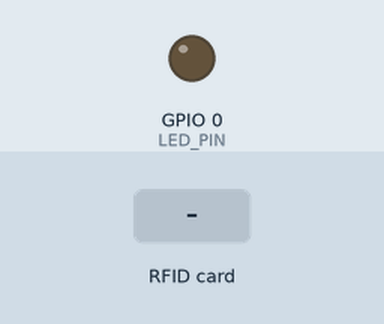
The sketch below on a simulated ESP8266 (NodeMCU). On the bench: output pins drawn as LEDs (lit = HIGH). The test bench sets the inputs (shaded band). WiFi joins after 1.5 s; servers stay silent unless stated; network time is answered at once with the bench clock; the local clock reads 2024-03-15 10:24:30 at power-on unless the sketch sets it; web services answer with replies made up by the test bench; what the sketch prints to the serial monitor is not drawn.

Above: at 2.7 s.
2.8 s: RFID card 73 69 28 03 held to the reader
At 2.96 s:
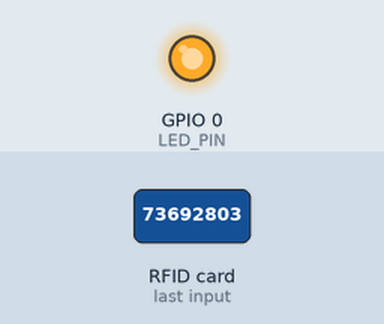
6.1 s: RFID card 89 64 C9 01 held to the reader
At 7.2 s:
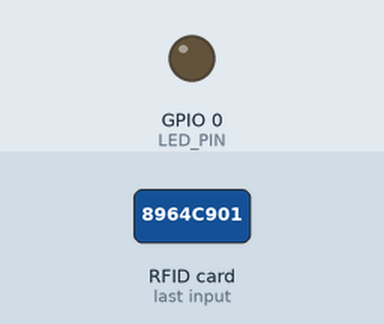
Timing chart, 0 to 9.1 s (numbered marks = the images above; inputs shaded):
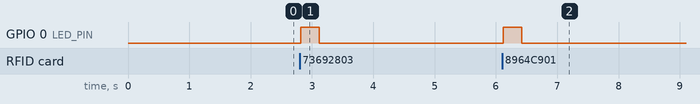

Measured:
- after the input at 2.8 s, GPIO 0 (LED_PIN): LOW → HIGH at once, → LOW 0.30 s later
- after the input at 6.1 s, GPIO 0 (LED_PIN): LOW → HIGH at once, → LOW 0.30 s later

The sketch:

smart_attandance_system.ino
```cpp
#include <ESP8266WiFi.h>
#include <WiFiClientSecure.h>
#include <ESP8266HTTPClient.h>
#include <NTPClient.h>
#include <WiFiUdp.h>
#include <SPI.h>
#include <MFRC522.h>

// GPIO pin definitions
#define RST_PIN 5   // GPIO5 (D1)
#define SS_PIN 4    // GPIO4 (D2)
#define LED_PIN 0   // GPIO0 (D3)

const char* ssid = "iqoo z7 5g";
const char* password = "";
const char* BOT_TOKEN = "8051119470:AAHe8r_T4kw2KIIXP0RvveIqeAYMT5OPLHI";

WiFiUDP ntpUDP;
NTPClient timeClient(ntpUDP, "pool.ntp.org", 19800, 60000); // IST

MFRC522 rfid(SS_PIN, RST_PIN);

struct Student {
  String uid;
  String name;
  String chatId;
  bool startScan;
  bool endScan;
};

Student students[] = {
  {"73692803", "Jyoti kumari", "6216625057", false, false},
  {"8964C901", "Ritik kumar", "6216625057", false, false}
};

int studentCount = sizeof(students) / sizeof(Student);

void setup() {
  Serial.begin(115200);
  SPI.begin();
  rfid.PCD_Init();
  pinMode(LED_PIN, OUTPUT);
  digitalWrite(LED_PIN, LOW);

  WiFi.begin(ssid, password);
  Serial.print("Connecting to WiFi");
  while (WiFi.status() != WL_CONNECTED) {
    delay(500);
    Serial.print(".");
  }
  Serial.println("\nConnected!");
  timeClient.begin();
}

void loop() {
  timeClient.update();
  int hour = timeClient.getHours();
  int minute = timeClient.getMinutes();

  scanRFID();

  if (hour == 14 && minute == 5) {
    checkAbsentees();
    delay(60000);
  }
}

void scanRFID() {
  if (!rfid.PICC_IsNewCardPresent() || !rfid.PICC_ReadCardSerial()) return;

  String uid = "";
  for (byte i = 0; i < rfid.uid.size; i++) {
    if (rfid.uid.uidByte[i] < 0x10) uid += "0";
    uid += String(rfid.uid.uidByte[i], HEX);
  }
  uid.toUpperCase();
  rfid.PICC_HaltA();

  timeClient.update();
  int hour = timeClient.getHours();
  int minute = timeClient.getMinutes();
  String timeStr = String(hour) + ":" + (minute < 10 ? "0" : "") + String(minute);

  Serial.println("Card scanned: UID = " + uid);

  bool found = false;

  for (int i = 0; i < studentCount; i++) {
    if (students[i].uid == uid) {
      found = true;

      // 🔴 LED blink on successful card scan
      digitalWrite(LED_PIN, HIGH);
      delay(300);
      digitalWrite(LED_PIN, LOW);

      Serial.println("Student: " + students[i].name);
      Serial.println("Scan Time: " + timeStr);

      String msg = "👤 " + students[i].name + " now in class " + timeStr + ". UID: " + uid;
      sendTelegramMessage(msg, students[i].chatId);

      if ((hour == 9 && minute >= 30) || (hour == 10) || (hour == 11 && minute == 0)) {
        students[i].startScan = true;
        Serial.println("Scan Type: START");
      } else if ((hour == 13) || (hour == 14 && minute == 0)) {
        students[i].endScan = true;
        Serial.println("Scan Type: END");
      } else {
        Serial.println("⏱ Not within attendance time slot.");
      }

      Serial.println("✅ Attendance recorded.\n");
      break;
    }
  }

  if (!found) {
    Serial.println("⛔ Unknown card - not registered.\n");
  }
}

void checkAbsentees() {
  for (int i = 0; i < studentCount; i++) {
    if (!students[i].startScan && !students[i].endScan) {
      String msg = "🚫 " + students[i].name + " was ABSENT today (missed both scans).";
      sendTelegramMessage(msg, students[i].chatId);
    }

    students[i].startScan = false;
    students[i].endScan = false;
  }
}

void sendTelegramMessage(String msg, String chatId) {
  if (WiFi.status() == WL_CONNECTED) {
    WiFiClientSecure client;
    client.setInsecure();
    HTTPClient https;

    String url = "https://api.telegram.org/bot" + String(BOT_TOKEN) +
                 "/sendMessage?chat_id=" + chatId +
                 "&text=" + msg;

    https.begin(client, url);
    int httpCode = https.GET();

    if (httpCode > 0) {
      Serial.println("📨 Telegram message sent to " + chatId);
    } else {
      Serial.println("⚠️ Telegram send failed.");
    }

    https.end();
  }
}
```
